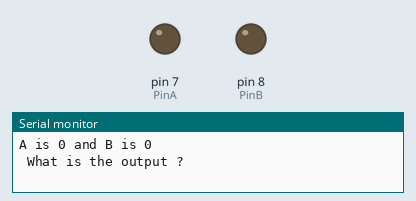
This sketch was run on a simulated Arduino Uno, built with avr-gcc and run on an emulated ATmega328P. Shown: output pins drawn as LEDs (lit = HIGH), the last lines printed to the serial monitor. At 20.0 s the program stops and its outputs stay as they are.

Above: at 0.1 s.
At 5.1 s:
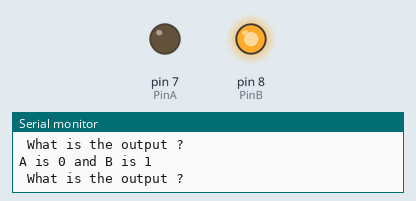
At 10.1 s:
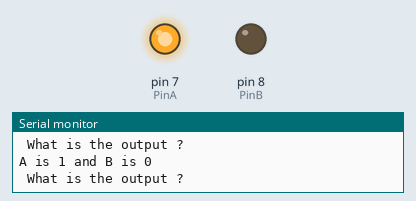
At 15.1 s:
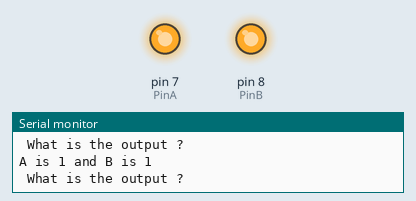
Timing chart, 0 to 16.6 s (numbered marks = the images above):
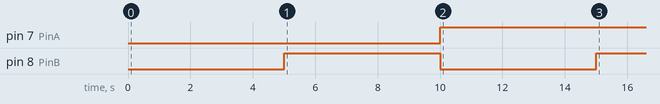

Measured:
- by itself, pin 7 (PinA): LOW → HIGH at 10.0 s
- by itself, pin 8 (PinB): LOW → HIGH at 5.0 s, → LOW 5.0 s later, → HIGH 5.0 s later

The sketch:

lab14_logic_gate_2_inputs.ino
```cpp
// This is to demonstrate the truth table of a logic gate with 2 inputs and one output.
// example: NAND gate with 7400 or NOR 7402
// the inputs A and B are digital pins 7 and 8. The output is connected to a LED + resistor 330 ohms.


byte PinA=7;
byte PinB=8;

void setup() {
pinMode(PinA,OUTPUT);
pinMode(PinB,OUTPUT);
Serial.begin(9600);

}

void loop() {

Serial.println("A is 0 and B is 0");
Serial.println(" What is the output ?");
digitalWrite(PinA,0);
digitalWrite(PinB,0);
delay(5000);
Serial.println("A is 0 and B is 1");
Serial.println(" What is the output ?");
digitalWrite(PinA,0);
digitalWrite(PinB,1);
delay(5000);
Serial.println("A is 1 and B is 0");
Serial.println(" What is the output ?");
digitalWrite(PinA,1);
digitalWrite(PinB,0);
delay(5000);
Serial.println("A is 1 and B is 1");
Serial.println(" What is the output ?");
digitalWrite(PinA,1);
digitalWrite(PinB,1);
delay(5000);
Serial.println("done");
while(1) {}
}
```
